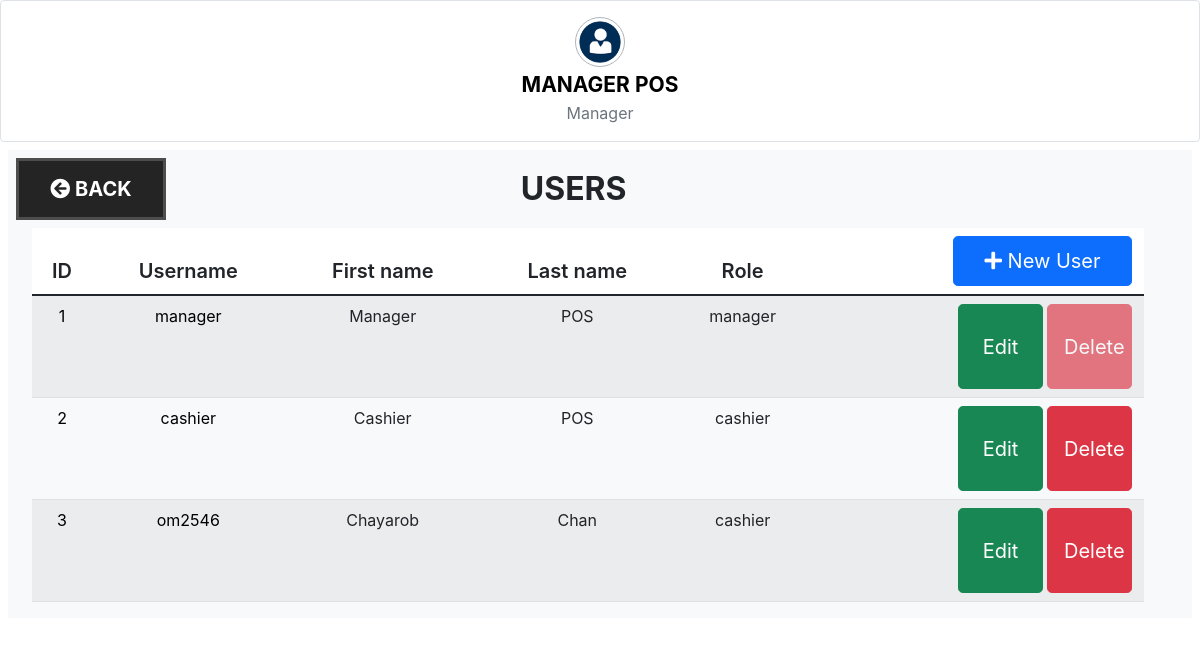
Page /pos_hunsa/public/index.php?pg=admin&tab=users (signed in) on the committed database.
### tables this page shows
CREATE TABLE `users` (
  `id` int(11) NOT NULL,
  `username` varchar(30) NOT NULL,
  `password` varchar(255) NOT NULL,
  `firstname` text NOT NULL,
  `lastname` text NOT NULL,
  `role` varchar(20) NOT NULL
);

### pos_hunsa/app/core/database.php (called while the page is built)
<?php
class Database
{
	private function db_connect(){
		$DBHOST = "localhost";
		$DBNAME = "pos_hunsa";
		$DBUSER = "root";
		$DBPASS = "";
		$DBDRIVER = "mysql";
		try{
			$con = new PDO("$DBDRIVER:host=$DBHOST;dbname=$DBNAME",$DBUSER,$DBPASS);
		}catch(PDOException $e){
			echo $e->getMessage();
		}
		return $con;
	}
	public function query($query,$data = array())
	{
		$con = $this->db_connect();
		$smt = $con->prepare($query);
		$check = $smt->execute($data);
		if($check)
		{
			$result = $smt->fetchAll(PDO::FETCH_ASSOC);
			if(is_array($result) && count($result) > 0){
				return $result;
			}
		}
		return false;
	}
}

### pos_hunsa/app/core/functions.php (called while the page is built, shortened)
<?php
function esc($str)
{
	return htmlspecialchars($str);
}

### pos_hunsa/app/models/Auth.php (called while the page is built, shortened)
<?php
class Auth
{
	public static function get($column)
	{
		if(!empty($_SESSION['USER'][$column])){
			return $_SESSION['USER'][$column];
		}
		return "Unknown";
	}
}

### pos_hunsa/app/views/admin/users.view.php (the view, shortened to what this page needs)
<div class="container-fluid row">
    <div class="col">
        <div class="table-responsive table-h-49">
            <table class="table table-striped table-hover">
                <thead>
                    <tr class="fs-5">
                        <th class="fw-black">ID</th>
                        <th class="fw-black">Username</th>
                        <th class="fw-black">First name</th>
                        <th class="fw-black">Last name</th>
                        <th class="fw-black">Role</th>
                        <th>
                            <a href="index.php?pg=signup">
                                <button class="btn btn-primary btn-lg btn-headadmin-size float-end"><i class="fa fa-plus"></i> New User</button>
                            </a>
                        </th>
                    </tr>
                </thead>
                <?php if (!empty($users)): ?>
                    <?php foreach ($users as $user): ?>
                        <tr>
                            <td>
                                <a href="index.php?pg=profile&id=<?= $user['id'] ?>">
                                    <?= esc($user['id']) ?>
                                </a>
                            </td>
                            <td>
                                <a href="index.php?pg=profile&id=<?= $user['id'] ?>">
                                    <?= esc($user['username']) ?>
                                </a>
                            </td>
                            <td><?= esc($user['firstname']) ?></td>
                            <td><?= esc($user['lastname']) ?></td>
                            <td><?= esc($user['role']) ?></td>
                            <td>
                                <a href="index.php?pg=delete-user&id=<?= $user['id'] ?>">
                                    <button class="btn btn-danger btn-lg btn-bodyadmin-size float-end" <?php if (Auth::get('id') == $user['id']) echo "disabled"; ?>>Delete</button>
                                </a>
                                <a href="index.php?pg=edit-user&id=<?= $user['id'] ?>">
                                    <button class="btn btn-success btn-lg btn-bodyadmin-size float-end">Edit</button>
                                </a>
                            </td>
                        </tr>
                    <?php endforeach; ?>
                <?php endif; ?>
            </table>
        </div>
    </div>
</div>

### pos_hunsa/public/assets/css/main.css (style rules this page uses)
body a { text-decoration: none; }

### rows in the picture
users: id "1", username "manager", firstname "Manager", lastname "POS", role "manager"
users: id "2", username "cashier", firstname "Cashier", lastname "POS", role "cashier"
users: id "3", username "om2546", firstname "Chayarob", lastname "Chan", role "cashier"

### other values in the picture
Auth::get(('firstname'))." ".Auth::get(('lastname')) "MANAGER POS"
$tab "USERS"
